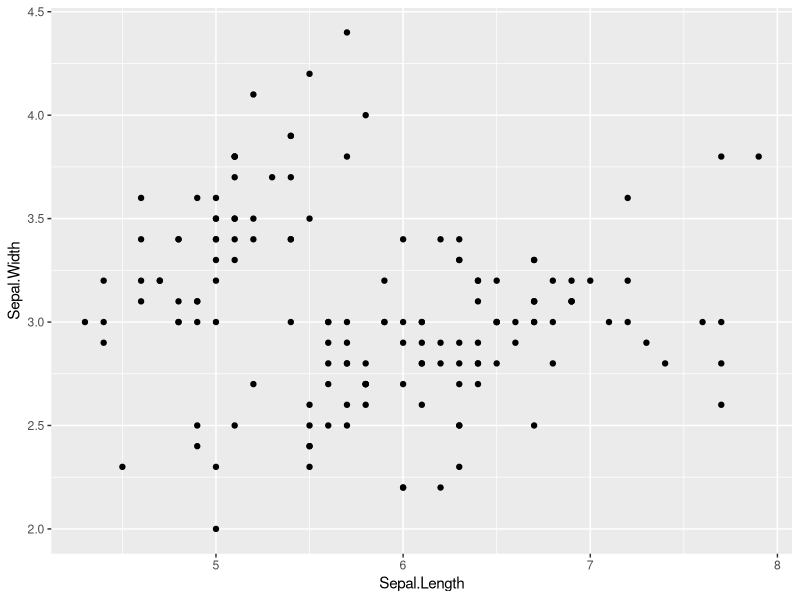
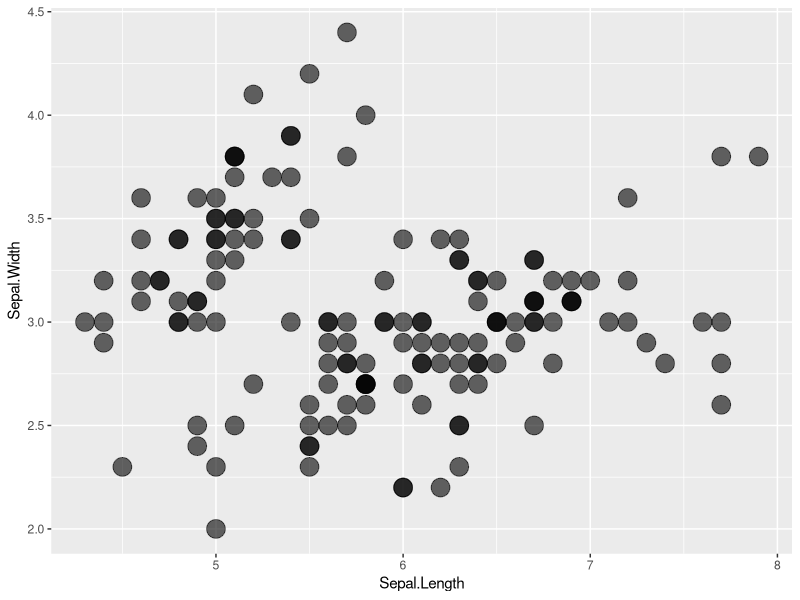
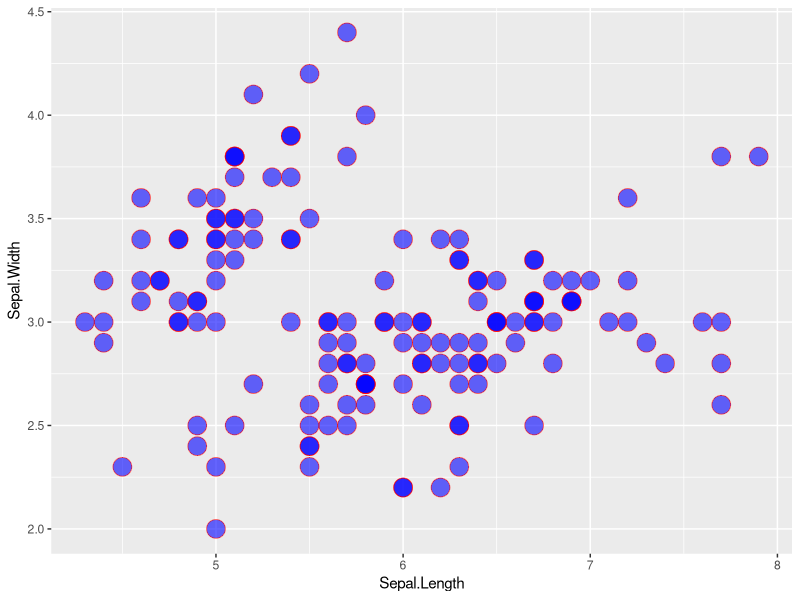

The R script that drew these images, in order:
#### Basic scatterplot
library(ggplot2)
ggplot(iris, aes(x=Sepal.Length, y=Sepal.Width)) + 
    geom_point()

#### Set dot size and intensive color
ggplot(iris, aes(x=Sepal.Length, y=Sepal.Width)) + 
geom_point(size=6, alpha=0.6)

#### Set dot color and other parameters
ggplot(iris, aes(x=Sepal.Length, y=Sepal.Width)) +
geom_point(
        color="red",
        fill="blue",
        shape=21,
        alpha=0.6,
        size=6,
        stroke = 0.5)
